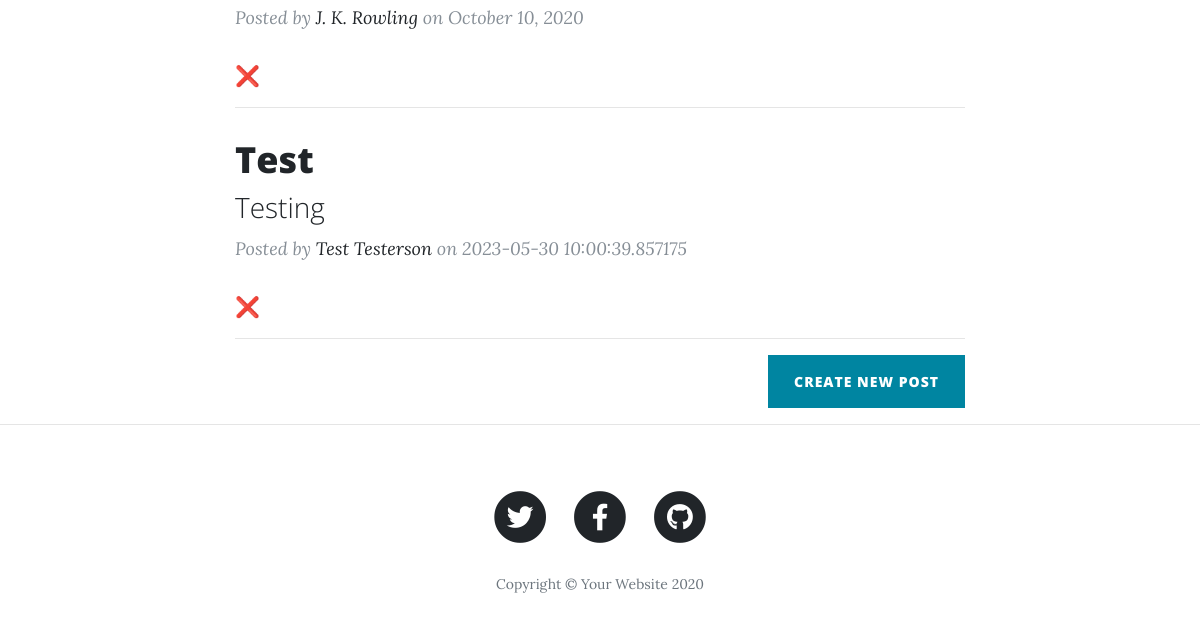
/ (lower part), run on an earlier commit of the app's database.
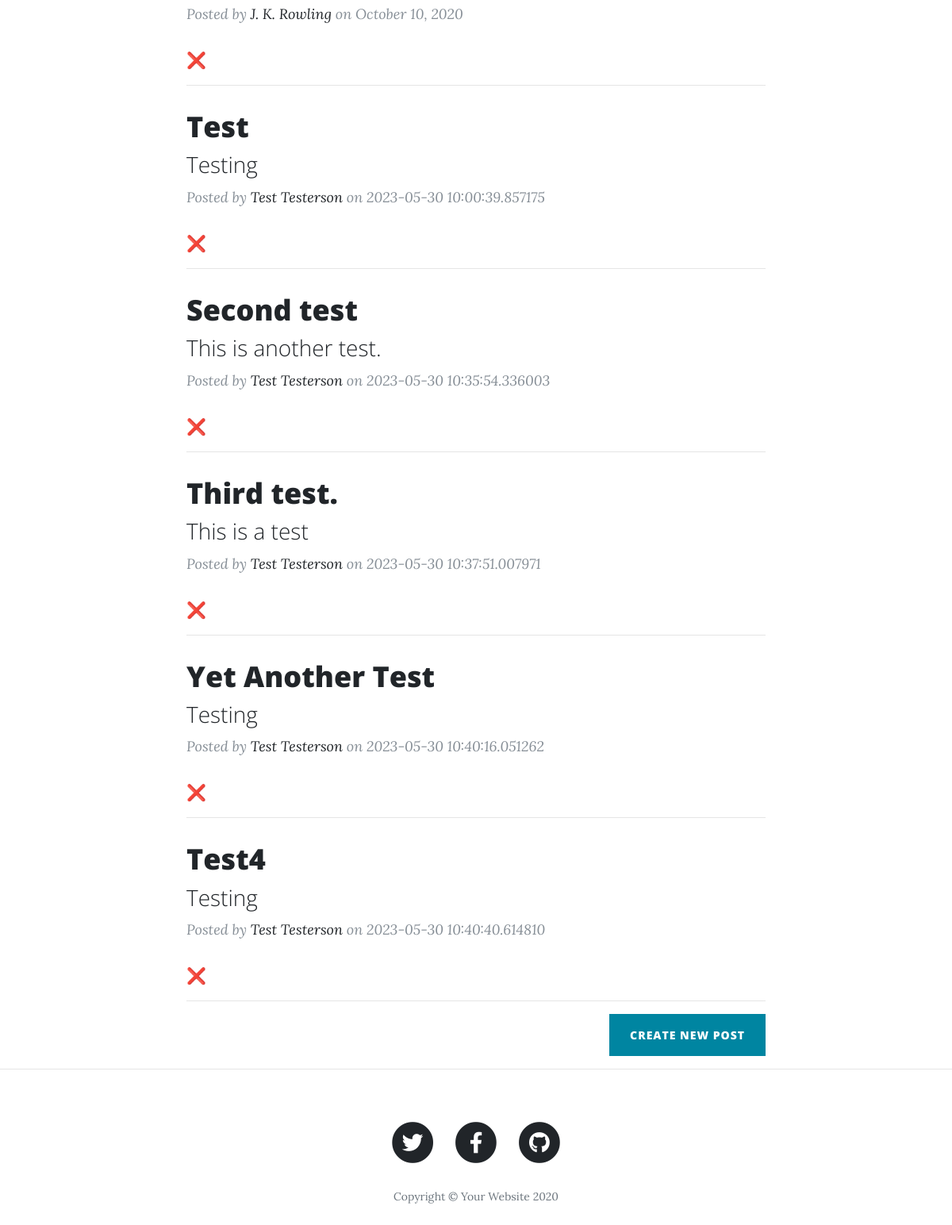
And on a later commit of the database.
### main.py (models this page shows)
class BlogPost(db.Model):
    id = db.Column(db.Integer, primary_key=True)
    title = db.Column(db.String(255), unique=True, nullable=False)
    subtitle = db.Column(db.String(255), nullable=False)
    date = db.Column(db.String(100), nullable=True, default=datetime.datetime.utcnow)
    body = db.Column(db.String(500), nullable=False)
    author = db.Column(db.String(255), nullable=False)
    img_url = db.Column(db.String(2083), nullable=False)

### main.py (the view)
@app.route("/")
def home():
    return render_template("index.html", all_posts=BlogService.get_posts(), date=BlogService.get_current_date())

### main.py (called while the page is built)
    @staticmethod
    def get_current_date():
        today = datetime.date.today()
        day = today.day
        month = calendar.month_name[today.month]
        year = today.year
        formatted_date = f"{month} {day}, {year}"
        return formatted_date

    @staticmethod
    def get_posts():
        posts = db.session.query(BlogPost).all()
        return posts

### templates/index.html (shortened to what this page needs)
{% include 'header.html' %}
  <div class="container">
    <div class="row">
      <div class="col-lg-8 col-md-10 mx-auto">
        {% for post in all_posts %}
        <div class="post-preview">
          <a href="{{ url_for('load_post', post_id=post.id) }}">
            <h2 class="post-title">
              {{post.title}}
            </h2>
            <h3 class="post-subtitle">
              {{post.subtitle}}
            </h3>
          </a>
          <p class="post-meta">Posted by
            <a href="#">{{post.author}}</a>
            on {{post.date}}</p><a href="{{ url_for('delete_post', post_id=post.id) }}"> ❌</a>
        </div>
        <hr>
        {% endfor %}
        <div class="clearfix">
          <a class="btn btn-primary float-right" href="{{ url_for('create_new_post') }}">Create New Post</a>
        </div>
      </div>
    </div>
  </div>
  <hr>
{% include "footer.html" %}

What changed in the data, as far as the page shows it:
added BlogPost: title "Second test", subtitle "This is another test.", author "Test Testerson", date "2023-05-30 10:35:54.336003"
added BlogPost: title "Third test.", subtitle "This is a test", author "Test Testerson", date "2023-05-30 10:37:51.007971"
added BlogPost: title "Yet Another Test", subtitle "Testing", author "Test Testerson", date "2023-05-30 10:40:16.051262"
added BlogPost: title "Test4", subtitle "Testing", author "Test Testerson", date "2023-05-30 10:40:40.614810"
